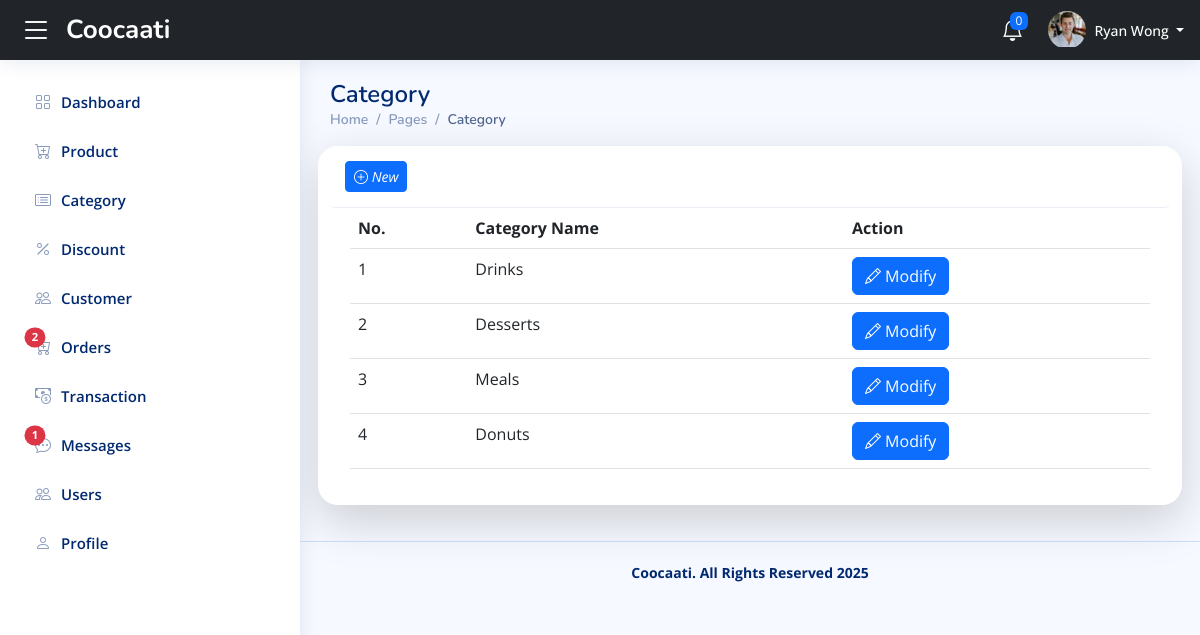
Page /admin/index.php?page=category (signed in) on the committed database.
### tables this page shows
CREATE TABLE `user` (
  `user_id` int(11) NOT NULL,
  `fname` varchar(50) NOT NULL DEFAULT '0',
  `lname` varchar(50) NOT NULL DEFAULT '0',
  `uname` varchar(50) NOT NULL DEFAULT '0',
  `password` varchar(50) NOT NULL DEFAULT '0',
  `type` varchar(50) NOT NULL DEFAULT '0',
  `avatar` varchar(50) NOT NULL DEFAULT '0',
  `job` varchar(50) NOT NULL DEFAULT '0',
  `special_code` varchar(50) NOT NULL DEFAULT '0'
);

CREATE TABLE `category` (
  `cat_id` int(11) NOT NULL,
  `name` varchar(50) NOT NULL DEFAULT '0'
);

### admin/index.php (called while the page is built, shortened)
<?php
include('assets/header.php');
include('assets/sidebar.php');
$page = isset($_GET['page']) ? $_GET['page'] : 'assets/index_body';
include $page.'.php';
include('assets/footer.php');
 ?>

### admin/include/database.php (called while the page is built, shortened)
<?php
 class database{
var $sql_string = '';
	private $conn;
	public function open_connection() {
		$this->conn = mysqli_connect(server,user,pass);
		if(!$this->conn){
			echo "Problem in database connection! Contact administrator!";
			exit();
		}else{
			$db_select = mysqli_select_db($this->conn, database_name);
		}
	}
	function setQuery($sql='') {
		$this->sql_string=$sql;
	}
	function executeQuery() {
		$result = mysqli_query($this->conn,$this->sql_string);
		return $result;
	}
	private function confirm_query($result) {
		return $result;
	}
	public function num_rows($result_set) {
		return mysqli_num_rows($result_set);
	}
	function loadSingleResult() {
		$cur = $this->executeQuery();
		while ($row = mysqli_fetch_object($cur)) {
			$data = $row;
		}
		return $data;
	}
}
$mydb = new database();
?>

### admin/include/member.php (called while the page is built, shortened)
<?php
require_once("database.php");
class user{
	function getUserData($user_id){
		global $mydb;
		if(!empty($user_id)){
			$mydb->setQuery("select * from user where user_id = {$user_id}");
			$cur = $mydb->executeQuery();
			$numrows = $mydb->num_rows($cur);
			if($numrows > 0){
				$found = $mydb->loadSingleResult();
				return $data = array(
					'account_name'=>$found->fname.' '.$found->lname,
					'job'=>$found->job,
					'type'=>$found->type,
					'avatar'=>$found->avatar,
					'fname'=>$found->fname,
					'lname'=>$found->lname,
					'monkey_name'=>$found->special_code
				);
			}
		}
		return false;
	}
}
 ?>

### admin/include/dashboard.php (called while the page is built, shortened)
<?php
require_once('database.php');
class dash{
    function getCountNotificationsToday(){
        global $mydb;
        $mydb->setQuery("select count(user_mID) as 'count' from user_message where date(date_message) = date(now()) and status = 0 limit 10");
        $cur = $mydb->executeQuery();
        $numrows = $mydb->num_rows($cur);
        if($numrows > 0){
            $found = $mydb->loadSingleResult();
            return $found->count;
        }
        return false;
    }
}
?>

### admin/category.php (the view, shortened to what this page needs)
<main id="main" class="main">
    <div class="pagetitle">
      <h1 >Category</h1>
      <nav>
        <ol class="breadcrumb">
          <li class="breadcrumb-item"><a href="<?php echo WEB_ROOT."/admin";  ?>"
          >Home</a></li>
          <li class="breadcrumb-item" >Pages</li>
          <li class="breadcrumb-item active">Category</li>
        </ol>
      </nav>
    </div>
    <section class="section profile">
     <div class="row">
        <div class="card mb-3 shadow-lg" style="border-radius:20px;">
          <div class="card-header" style="border-radius:5px;">
           <button class="btn btn-sm btn-primary" data-bs-toggle="modal" data-bs-target="#AddCat" type="button"><i class="bi bi-plus-circle"> New</i></button>
        </div>
          <div class="card-body">
            <div class="table-responsive">
              <table class="table datatable" id="dataTable" width="100%" cellspacing="0">
                <thead>
                  <tr>
                    <th>No.</th>
                    <th>Category Name</th>
                    <th>Action</th>
                  </tr>
                </thead>
                <tbody>
                    <?php
                    $category = showCategory();
                    $i = 1;
                    foreach ($category as $res) {
                      ?>
                      <tr>
                        <td><?php echo $i; ?></td>
                        <td><?php echo $res['name']; ?></td>
                        <td>
                          <button type="button" id="edit_cat_btn" data-id="<?php echo $res['cat_id']; ?>" class="btn btn-primary bi bi-pencil"> Modify</button>
                        </td>
                      </tr>
                      <?php
                 $i++;   }
                     ?>
                </tbody>
              </table>
            </div>
          </div>
        </div>
      </div>
    </section>
  </main>
<?php
function showCategory(){
  global $mydb;
  $mydb->setQuery('select * from category');
  $cur = $mydb->executeQuery();
  $numrows = $mydb->num_rows($cur);
  if($numrows > 0){
    return $cur;
  }else{
    return false;
  }
}
 ?>

### admin/assets/header.php (shortened to what this page needs)
<?php
  $user_class = new user();
  $user_data = $user_class->getUserData($_SESSION['user_id']);
?>
<!DOCTYPE html>
<html lang="en">
<head>
  <link href="assets/vendor/bootstrap/css/bootstrap.min.css" rel="stylesheet">
  <link href="assets/vendor/bootstrap-icons/bootstrap-icons.css" rel="stylesheet">
  <link href="assets/vendor/boxicons/css/boxicons.min.css" rel="stylesheet">
  <link href="assets/vendor/quill/quill.snow.css" rel="stylesheet">
  <link href="assets/vendor/quill/quill.bubble.css" rel="stylesheet">
  <link href="assets/vendor/remixicon/remixicon.css" rel="stylesheet">
  <link href="assets/vendor/simple-datatables/style.css" rel="stylesheet">
  <link href="assets/css/style.css" rel="stylesheet">
</head>
<body>
  <header id="header" class="header fixed-top d-flex align-items-center bg-dark">
  <div class="d-flex align-items-center justify-content-between">
    <i class="bi bi-list toggle-sidebar-btn me-1" style="color: white; position: relative; left: -10px"></i>
    <a href="<?php echo WEB_ROOT."admin/"; ?>" class="logo d-flex align-items-center">
      <span class="d-none d-lg-block" style="color: white;">Coocaati</span>
    </a>
  </div>
    <nav class="header-nav ms-auto">
      <ul class="d-flex align-items-center">
        <li class="nav-item dropdown">
          <?php
              $dashboard_data = new dash();
              $notif_count_today = $dashboard_data->getCountNotificationsToday();
           ?>
           <?php
           if($user_data['type'] == 1){
            echo '
          <a class="nav-link nav-icon" href="#" data-bs-toggle="dropdown">
            <i class="bi bi-bell" style="color: white;"></i>
            <span class="badge bg-primary badge-number"> '.$notif_count_today.'</span>
          </a>
            ';
           }
            ?>
        </li>
        <li class="nav-item dropdown pe-3">
        <a class="nav-link nav-profile d-flex align-items-center pe-0" href="#" data-bs-toggle="dropdown">
          <div class="avatar-container" style="width: 38px; height: 38px; border-radius: 50%; overflow: hidden;">
              <img src="assets/avatar/<?php echo $user_data['avatar']; ?>" alt="Profile"
              style="width: 100%; height: 100%; object-fit: cover;">
          </div>
          <span class="d-none d-md-block dropdown-toggle ps-2" style="color: white; font-weight: 500;">
          <?php echo $_SESSION['account_name']; ?>
          </span>
        </a>
        </li>
      </ul>
    </nav>
  </header>

### admin/assets/css/style.css (style rules this page uses)
:root { scroll-behavior: smooth; }
body { font-family: "Open Sans", sans-serif; background: #f6f9ff; color: #444444; }
a { color: #4154f1; text-decoration: none; }
h1, h2, h3, h4, h5, h6 { font-family: "Nunito", sans-serif; }
#main { margin-top: 60px; padding: 20px 30px; transition: all 0.3s; }
.pagetitle { margin-bottom: 10px; }
.pagetitle h1 { font-size: 24px; margin-bottom: 0; font-weight: 600; color: #012970; }
.card { margin-bottom: 30px; border: none; border-radius: 5px; box-shadow: 0px 0 30px rgba(1, 41, 112, 0.1); }
.card-header, .card-footer { border-color: #ebeef4; background-color: #fff; color: #798eb3; padding: 15px; }
.card-body { padding: 0 20px 20px 20px; }
.breadcrumb { font-size: 14px; font-family: "Nunito", sans-serif; color: #899bbd; font-weight: 600; }
.breadcrumb a { color: #899bbd; transition: 0.3s; }
.breadcrumb .breadcrumb-item::before { color: #899bbd; }
.breadcrumb .active { color: #51678f; font-weight: 600; }
.logo { line-height: 1; }
@media (min-width: 1200px) { .logo { width: 280px; } }
.logo span { font-size: 26px; font-weight: 700; color: #012970; font-family: "Nunito", sans-serif; }
.header { transition: all 0.5s; z-index: 997; height: 60px; box-shadow: 0px 2px 20px rgba(1, 41, 112, 0.1); background-color: #fff; padding-left: 20px; }
.header .toggle-sidebar-btn { font-size: 32px; padding-left: 10px; cursor: pointer; color: #012970; }
.header-nav ul { list-style: none; }
.header-nav>ul { margin: 0; padding: 0; }
.header-nav .nav-icon { font-size: 22px; color: #012970; margin-right: 25px; position: relative; }
.header-nav .nav-profile { color: #012970; }
.header-nav .nav-profile img { max-height: 36px; }
.header-nav .nav-profile span { font-size: 14px; font-weight: 600; }
.header-nav .badge-number { position: absolute; inset: -2px -5px auto auto; font-weight: normal; font-size: 12px; padding: 3px 6px; }
@media (min-width: 1200px) { #main, #footer { margin-left: 300px; } }

### rows in the picture
user: avatar (picture)
category: name "Drinks"
category: name "Desserts"
category: name "Meals"
category: name "Donuts"

### other values in the picture
$notif_count_today "0"
$_SESSION['account_name'] "Ryan Wong"
$pendingOrderedCounts "2"
$notif_count "1"
